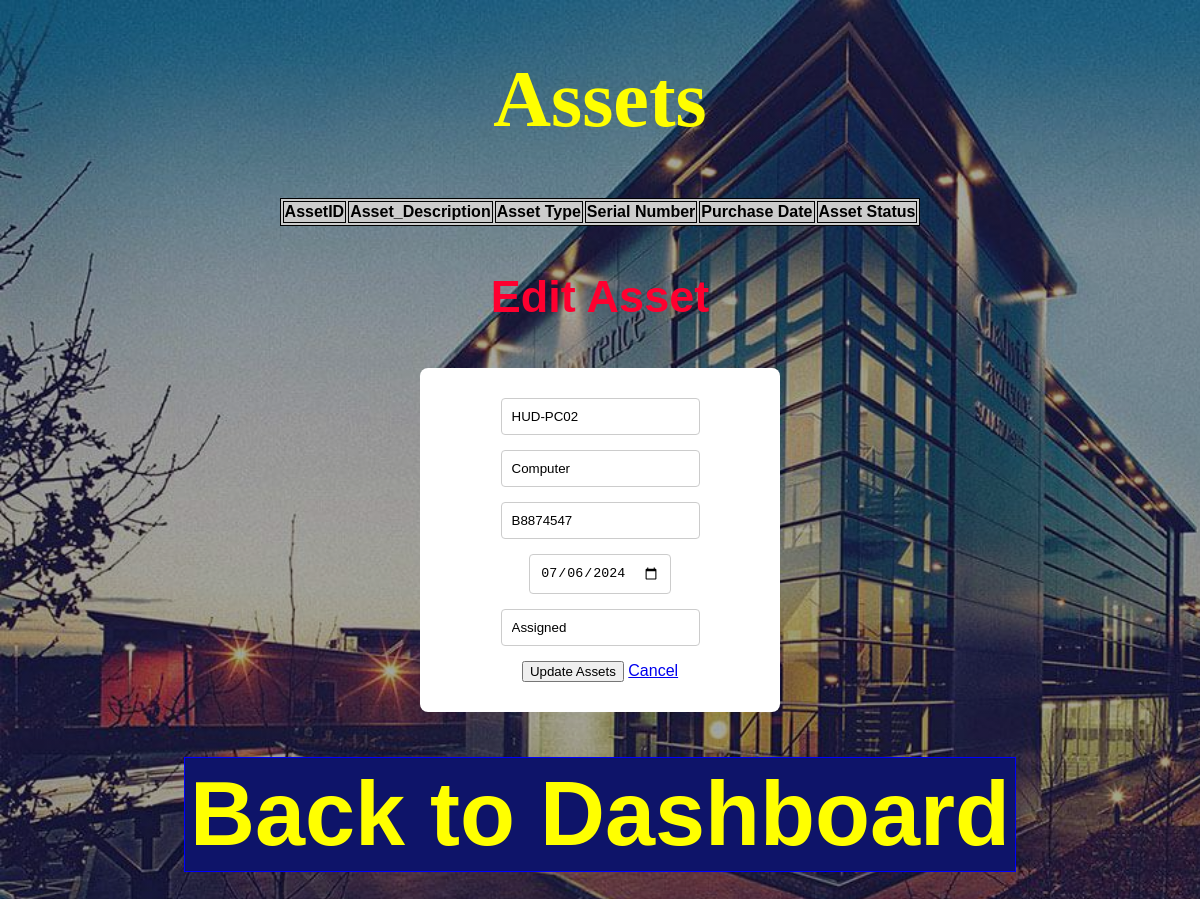
The app's page /edit_asset/A2 with its own data.
### tables this page shows
CREATE TABLE assets (
    AssetID TEXT PRIMARY KEY NOT NULL,
    Asset_Description TEXT NOT NULL,
    Asset_Type TEXT NOT NULL,
    Serial_Number TEXT UNIQUE NOT  NULL,
    Purchased_Date DATE NOT NULL,
    Asset_Status TEXT NOT NULL CHECK(Asset_Status IN ('Available', 'Assigned', 'Maintenance')) 
);

### App.py (the view)
@app.route('/edit_asset/<asset_id>')
def edit_asset(asset_id):
    cur.execute("SELECT AssetID, Asset_Description, Asset_Type, Serial_Number, Purchased_Date, Asset_Status FROM Assets WHERE AssetID=?", (asset_id,))
    selected_asset = cur.fetchone()
    return render_template("assets.html", edit_asset=selected_asset)

### templates/assets.html (shortened to what this page needs)
<!DOCTYPE html>
<html>
<head>
    <link rel="stylesheet" href="{{ url_for('static', filename='styles.css') }}">
</head>
<body>
    <h1>Assets</h1>
    <table>
        <thead>
            <tr>
               <th>AssetID</th>
                <th>Asset_Description</th>
                <th>Asset Type</th>
                <th>Serial Number </th>
                <th>Purchase Date </th>
                <th>Asset Status </th>
            </tr>
        </thead>
    </table>
    <div class="form-container">
        <h3>{{ 'Edit Asset' if edit_asset else 'Create New asset' }}</h3>
        <form method="post" action="{{ url_for('save_asset') }}">
            <div class="input-group">
                <input type="text" name="Asset_Description" placeholder="Asset Description"
                       value="{{ edit_asset[1] if edit_asset else '' }}" required>
                <input type="text" name="Asset_Type" placeholder="Asset Type"
                       value="{{ edit_asset[2] if edit_asset else '' }}" required>
                <input type="text" name="Serial_Number" placeholder="Serial Number"
                         value="{{ edit_asset[3] if edit_asset else '' }}" required>
                <input type="date" name="Purchase_Date" placeholder="Purchase Date"
                         value="{{ edit_asset[4] if edit_asset else '' }}" required>
                <input type="text" name="Asset_Status" placeholder="Asset Status (Available , Assigned or Maintenance)"
                         value="{{ edit_asset[5] if edit_asset else '' }}" required>
                <button type="submit" class="btn-primary">
                    {{ 'Update Assets' if edit_asset else 'Create Assets' }}
                </button>
                {% if edit_asset %}
                    <a href="{{ url_for('assets') }}" class="btn-secondary">Cancel</a>
                {% endif %}
            </div>
        </form>
    </div>
</body>
<h3> <a href="{{ url_for('dashboard') }}" class="dashbtn">Back to Dashboard</a></H3>
</html>

### static/styles.css (style rules this page uses)
body { background-image: linear-gradient( rgba(0, 0, 0, 0.35), rgba(0, 0, 0, 0.35) ), url("images/cl_background.jpg"); background-size: cover; background-position: centre; background-repeat: no-repeat; margin: 0; display: flex; flex-direction: column; justify-content: center; align-items: center; min-height: 100vh; font-family: Arial, sans-serif; background-color: white }
form { background: white; padding: 30px; border-radius: 8px; display: flex; flex-direction: column; width: 300px; }
input { margin-bottom: 15px; padding: 10px; border: 1px solid #ccc; border-radius: 4px; }
.dashbtn { background-color:rgb(14, 20, 105); border: 1px solid blue; color: yellow; font-size: 90px; padding: 5px 5px; cursor: pointer; text-decoration: none; display: inline-block; }
h1 { text-align: center; color: yellow; font-weight: bold; font-size: 80px; font-family: serif; padding:auto; }
h3 { color: rgb(255, 0, 47); font-size: 45px; }
table, th, td { background-color: #ccc; border: 1px solid; }
div { text-align: center; }

### records on screen
assets: Asset_Description "HUD-PC02", Asset_Type "Computer", Serial_Number "B8874547", Purchase_Date "07/06/2024", Asset_Status "Assigned"

### other values on screen
{{ 'Edit Asset' if edit_asset else 'Create New asset' }} "Edit Asset"
{{ 'Update Assets' if edit_asset else 'Create Assets' }} "Update Assets"
